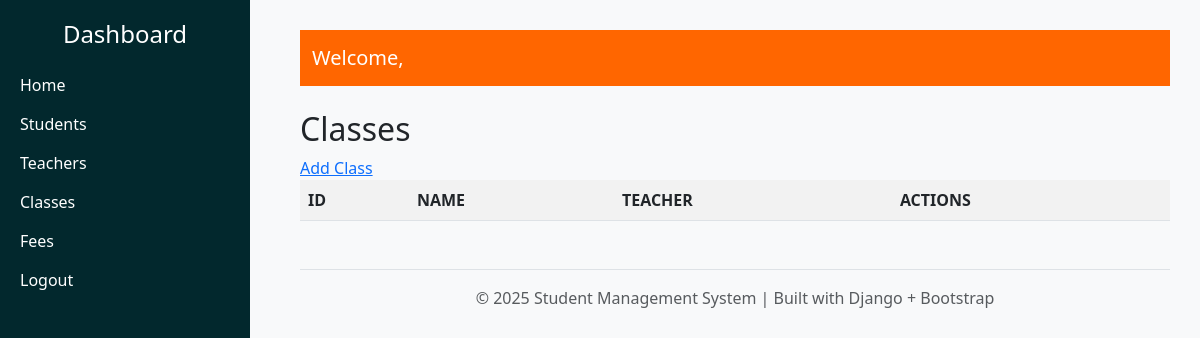
The page /student/classes/ on the database as committed earlier.
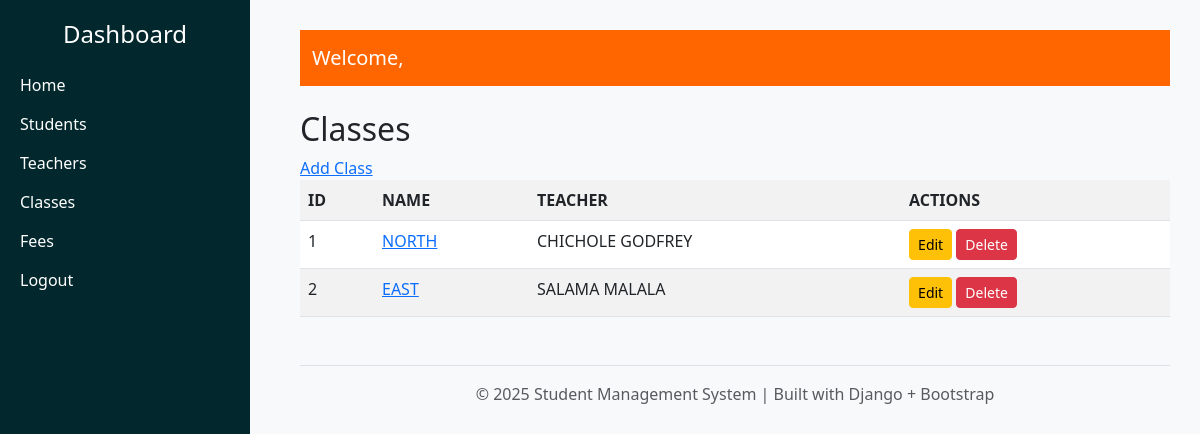
The same page on the database as committed later.
### student/models.py (models this page shows, shortened)
class Class(models.Model):
    name = models.CharField(max_length=50, unique=True)
    teacher = models.ForeignKey(Teacher, on_delete=models.SET_NULL, null=True, related_name="classes")

class Teacher(models.Model):
    user = models.OneToOneField(User, on_delete=models.CASCADE, null=True, blank=True)
    GENDER_CHOICES = [
        ('M', 'Male'),
        ('F', 'Female'),
    ]
    staff_number = models.CharField(max_length=20, unique=True)
    first_name = models.CharField(max_length=100)
    last_name = models.CharField(max_length=100)
    dob = models.DateField()
    gender = models.CharField(max_length=1, choices=GENDER_CHOICES)
    address = models.TextField(blank=True, null=True)
    created_at = models.DateTimeField(auto_now_add=True)

### student/views.py (the view)
# urls.py: path('classes/', views.class_list, name='class_list'),
def class_list(request):
    classes = Class.objects.all()
    return render(request, 'student/class_list.html', {'classes':classes})

### student/templates/student/class_list.html
{% extends 'base.html' %}
{% block content %}
<h2>Classes</h2>
<a href="{% url 'class_create' %}" class="btn-primary mb-3"> Add Class </a>
<table class="table table-striped">
    <tr>
        <th>ID</th><th>NAME</th><th>TEACHER</th><th>ACTIONS</th>
    </tr>
    {% for class in classes %}
    <tr>
        <td>{{ class.id }}</td>
        <td><a href="{%url 'class_detail' class.id %}">{{ class.name }}</a></td>
        <td>{{ class.teacher.first_name }} {{ class.teacher.last_name }}</td>
        <td>
            <a href="{% url 'class_update' class.id %}" class="btn btn-sm btn-warning">Edit</a>
            <a href="{% url 'class_delete' class.id %}" class="btn btn-sm btn-danger">Delete</a>
        </td>
    </tr>
    {% endfor %}
</table>
{% endblock %}

Rows that differ between the two databases and show on the page:
added Class: id "1", name "NORTH", teacher.first_name "CHICHOLE", teacher.last_name "GODFREY"
added Class: id "2", name "EAST", teacher.first_name "SALAMA", teacher.last_name "MALALA"
